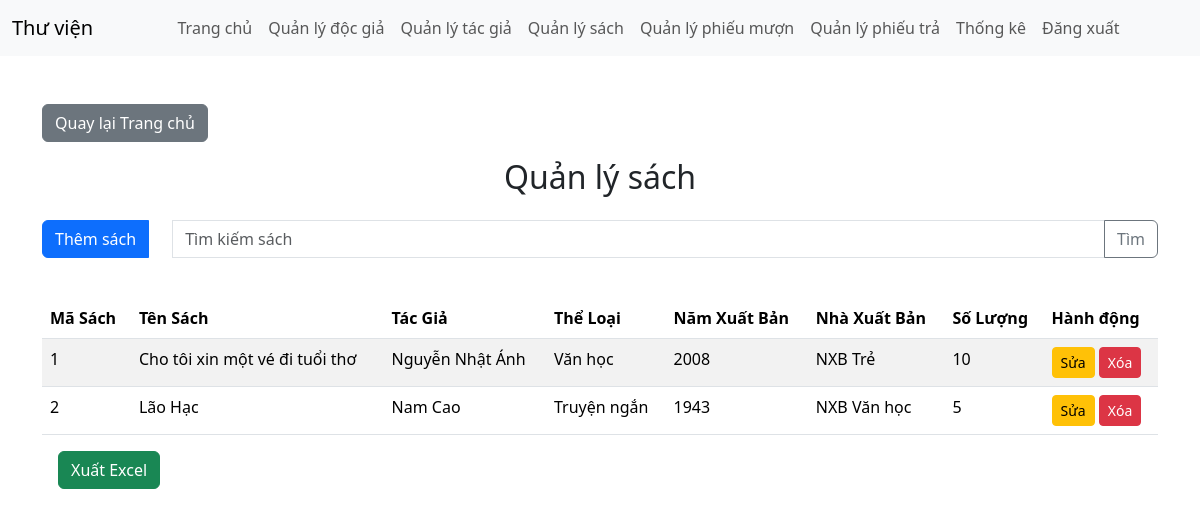
The page /?action=quanLySach (signed in) on the database as committed earlier.
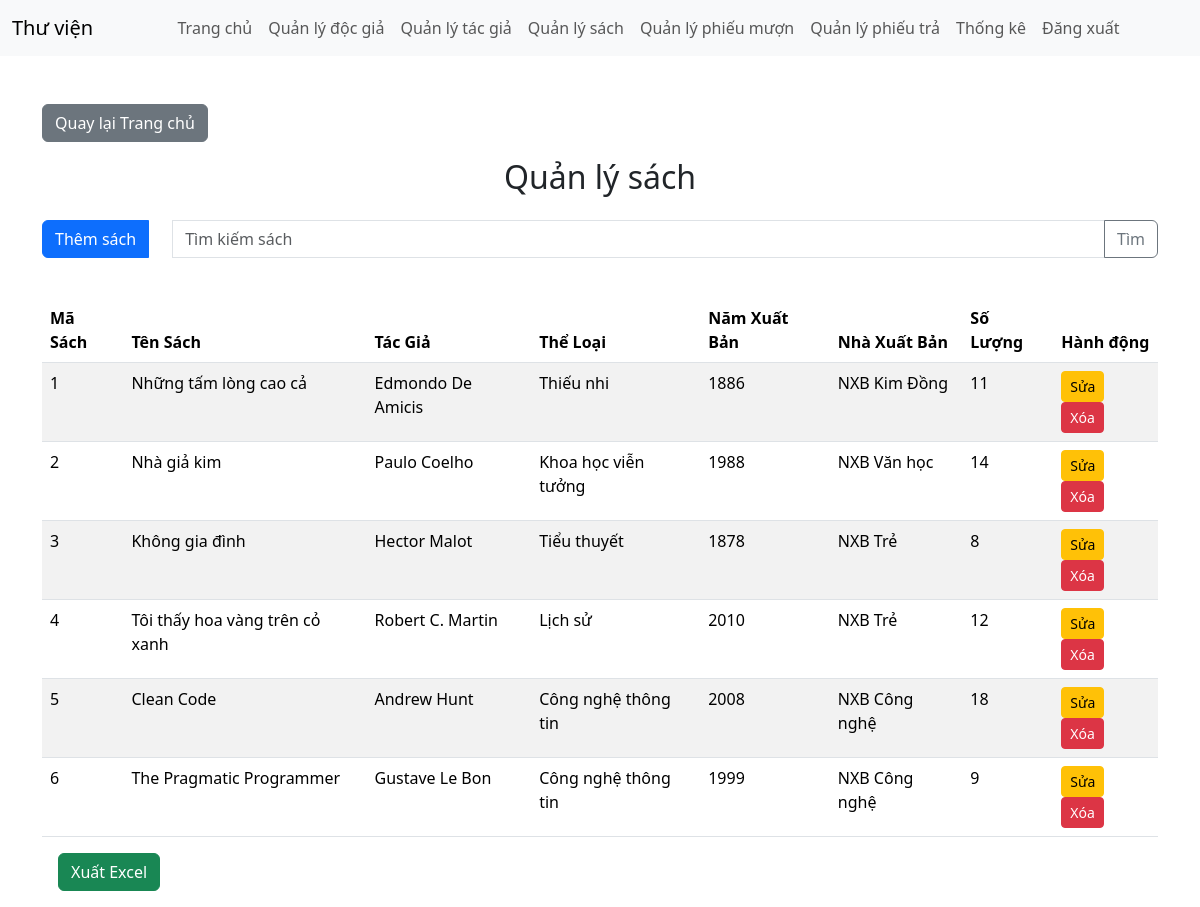
The same page on the database as committed later.
### tables this page shows
CREATE TABLE Sach (
    MaSach INT AUTO_INCREMENT PRIMARY KEY,
    MaTacGia INT,
    MaTheLoai INT,
    TenSach VARCHAR(100) NOT NULL,
    NamXuatBan INT,
    NhaXuatBan VARCHAR(100),
    SoLuong INT NOT NULL,
    FOREIGN KEY (MaTacGia) REFERENCES TacGia(MaTacGia),
    FOREIGN KEY (MaTheLoai) REFERENCES TheLoai(MaTheLoai)
);

CREATE TABLE TacGia (
    MaTacGia INT AUTO_INCREMENT PRIMARY KEY,
    TenTacGia VARCHAR(100) NOT NULL
);

CREATE TABLE TheLoai (
    MaTheLoai INT AUTO_INCREMENT PRIMARY KEY,
    TenTheLoai VARCHAR(50) NOT NULL
);

### app/controllers/SachController.php (called while the page is built, shortened)
<?php
class SachController
{
    public $sach;
    public function __construct($conn)
    {
        $this->sach = new Sach($conn);
    }
    public function quanLySach()
    {
        $sachList = $this->sach->danhSachSach();
        require_once __DIR__ . '/../views/layouts/main.php';
    }
}

### app/models/Sach.php (called while the page is built, shortened)
<?php
class Sach {
    private $conn;
    public function __construct($conn) {
        $this->conn = $conn;
    }
    public function danhSachSach() {
        $sql = "SELECT s.*, tg.TenTacGia, tl.TenTheLoai
                FROM Sach s
                JOIN TacGia tg ON s.MaTacGia = tg.MaTacGia
                JOIN TheLoai tl ON s.MaTheLoai = tl.MaTheLoai";
        $stmt = $this->conn->prepare($sql);
        $stmt->execute();
        return $stmt->fetchAll(PDO::FETCH_ASSOC);
    }
}

### app/views/sach/quan_ly_sach.php (the view, shortened to what this page needs)
<h2 class="text-center">Quản lý sách</h2>
<form method="POST" class="mt-4 d-flex">
    <div class="input-group mb-3 ">
        <a class="btn btn-primary me-4" href="?action=themSach" name="them_sach"></i> Thêm sách</a>
        <input type="text" class="form-control" name="tu_khoa" placeholder="Tìm kiếm sách">
        <button type="submit" name="tim_kiem" class="btn btn-outline-secondary">Tìm</button>
    </div>
</form>
<table class="table table-striped mt-4">
    <thead>
        <tr>
            <th>Mã Sách</th>
            <th>Tên Sách</th>
            <th>Tác Giả</th>
            <th>Thể Loại</th>
            <th>Năm Xuất Bản</th>
            <th>Nhà Xuất Bản</th>
            <th>Số Lượng</th>
            <th>Hành động</th>
        </tr>
    </thead>
    <tbody>
        <?php foreach ($sachList as $sach): ?>
        <tr>
            <td><?php echo $sach['MaSach']; ?></td>
            <td><?php echo $sach['TenSach']; ?></td>
            <td><?php echo $sach['TenTacGia']; ?></td>
            <td><?php echo $sach['TenTheLoai']; ?></td>
            <td><?php echo $sach['NamXuatBan']; ?></td>
            <td><?php echo $sach['NhaXuatBan']; ?></td>
            <td><?php echo $sach['SoLuong']; ?></td>
            <td>
                <form method="POST" value="<?php echo $sach['MaSach']; ?>">
                    <a href="?action=SuaSach&ma_sach=<?php echo $sach['MaSach']; ?>"
                        class="btn btn-warning btn-sm">Sửa</a>
                    <button type="submit" name="xoa" class="btn btn-danger btn-sm"
                        onclick="return confirm('Xóa sách này?')">Xóa</button>
                </form>
            </td>
        </tr>
        <?php endforeach; ?>
    </tbody>
</table>
<form method="POST" action="?action=xuatExcelSach" class="mb-3">
    <button type="submit" class="btn btn-success mx-3">Xuất Excel</button>
</form>

Rows that differ between the two databases and show on the page:
changed sach id 1: TenSach "Cho tôi xin một vé đi tuổi thơ" → "Những tấm lòng cao cả"; MaTacGia.TenTacGia "Nguyễn Nhật Ánh" → "Edmondo De Amicis"; MaTheLoai.TenTheLoai "Văn học" → "Thiếu nhi"; NamXuatBan "2008" → "1886"; NhaXuatBan "NXB Trẻ" → "NXB Kim Đồng"; SoLuong "10" → "11"
changed sach "NXB Văn học": TenSach "Lão Hạc" → "Nhà giả kim"; MaTacGia.TenTacGia "Nam Cao" → "Paulo Coelho"; MaTheLoai.TenTheLoai "Truyện ngắn" → "Khoa học viễn tưởng"; NamXuatBan "1943" → "1988"; SoLuong "5" → "14"
added sach: MaSach "3", TenSach "Không gia đình", MaTacGia.TenTacGia "Hector Malot", MaTheLoai.TenTheLoai "Tiểu thuyết", NamXuatBan "1878", NhaXuatBan "NXB Trẻ", SoLuong "8"
added sach: MaSach "4", TenSach "Tôi thấy hoa vàng trên cỏ xanh", MaTacGia.TenTacGia "Robert C. Martin", MaTheLoai.TenTheLoai "Lịch sử", NamXuatBan "2010", NhaXuatBan "NXB Trẻ", SoLuong "12"
added sach: MaSach "5", TenSach "Clean Code", MaTacGia.TenTacGia "Andrew Hunt", MaTheLoai.TenTheLoai "Công nghệ thông tin", NamXuatBan "2008", NhaXuatBan "NXB Công nghệ", SoLuong "18"
added sach: MaSach "6", TenSach "The Pragmatic Programmer", MaTacGia.TenTacGia "Gustave Le Bon", MaTheLoai.TenTheLoai "Công nghệ thông tin", NamXuatBan "1999", NhaXuatBan "NXB Công nghệ", SoLuong "9"
